Frame 1 (no input): blank canvas, image omitted
Frame 60 (no input): blank canvas, image omitted
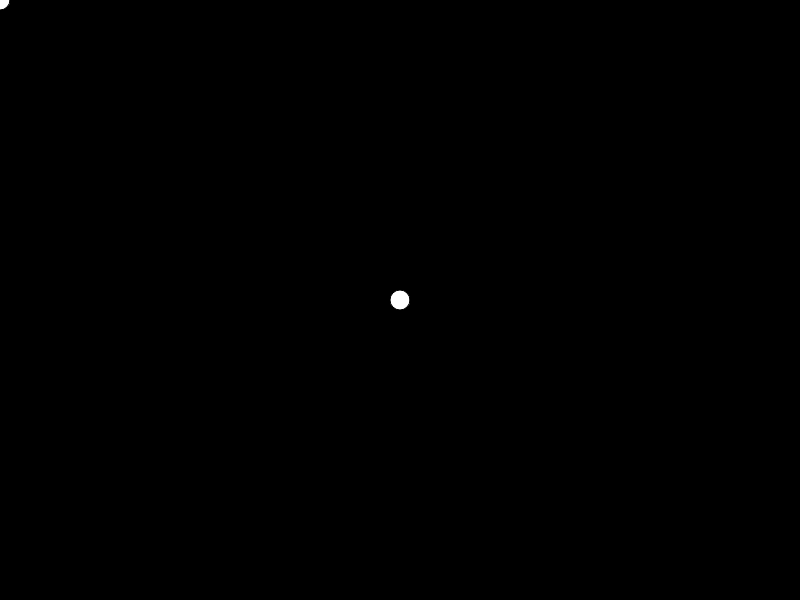
Frame 120 (the mouse pressed at the canvas centre since frame 60)

The p5.js sketch whose frames 1 and 60 were blank and that drew this single picture after the mouse press (run headless with seeded random() and noise() and a simulated clock; from frame 60 on, the mouse is pressed at the canvas centre):

// p5.js sketch
// ── sketch.js
// this is a comment

/*
all this stuff
      is also
          a
              comment
*/

function setup() {
  createCanvas(800, 600); // width and height in pixels
  background(0); // background color
}

function draw() {
  fill(255); // foreground color
  
  // console.log(mouseX); // print this out!
  
  ellipse(mouseX, mouseY, 20, 20); // draw
}
